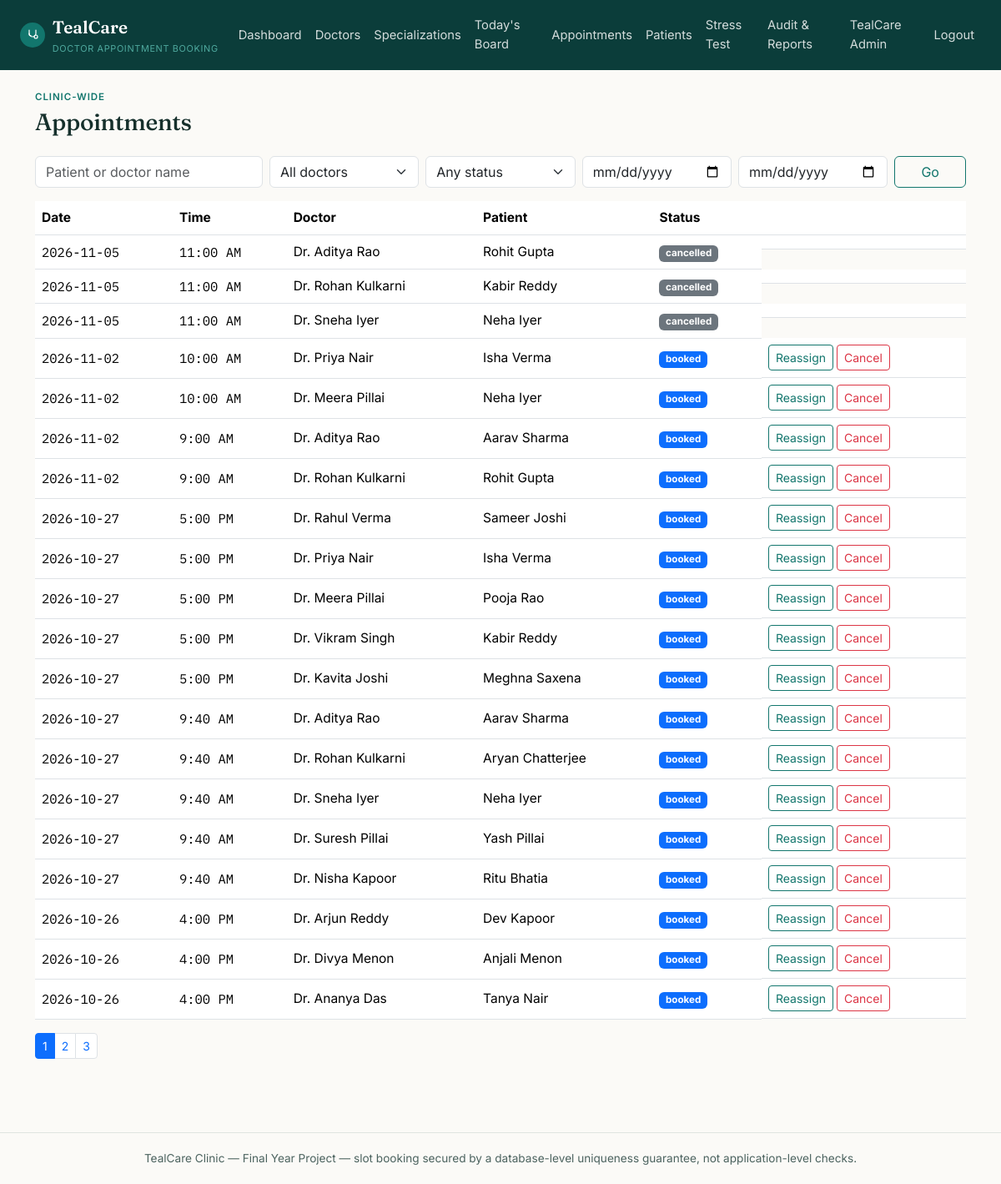
The app's page /admin/appointments (signed in) with its own data.
### tables this page shows
CREATE TABLE users (
    id INT AUTO_INCREMENT PRIMARY KEY,
    role ENUM('admin','doctor','patient') NOT NULL,
    name VARCHAR(150) NOT NULL,
    email VARCHAR(190) NOT NULL UNIQUE,
    password_hash VARCHAR(255) NOT NULL,
    phone VARCHAR(20) NULL,
     
    staff_code VARCHAR(20) NULL UNIQUE,
     
     
    status ENUM('active','suspended') NOT NULL DEFAULT 'active',
    reset_token VARCHAR(64) NULL,
    reset_token_expires_at DATETIME NULL,
    created_at TIMESTAMP NOT NULL DEFAULT CURRENT_TIMESTAMP
);

CREATE TABLE appointments (
    id INT AUTO_INCREMENT PRIMARY KEY,
    patient_id INT NOT NULL,
    doctor_id INT NOT NULL,
     
     
    reservation_id INT NULL,
    appointment_date DATE NOT NULL,
    start_time TIME NOT NULL,
    end_time TIME NOT NULL,
    status ENUM('booked','completed','cancelled','no_show') NOT NULL DEFAULT 'booked',
    notes TEXT NULL,
    cancelled_by VARCHAR(20) NULL,
     
     
    is_stress_test TINYINT(1) NOT NULL DEFAULT 0,
    created_at TIMESTAMP NOT NULL DEFAULT CURRENT_TIMESTAMP,
    updated_at TIMESTAMP NOT NULL DEFAULT CURRENT_TIMESTAMP ON UPDATE CURRENT_TIMESTAMP,
    FOREIGN KEY (patient_id) REFERENCES users(id),
    FOREIGN KEY (doctor_id) REFERENCES doctors(id),
    FOREIGN KEY (reservation_id) REFERENCES slot_reservations(id) ON DELETE SET NULL,
    INDEX idx_doctor_date (doctor_id, appointment_date),
    INDEX idx_patient (patient_id)
);

### app/views/admin/appointments/index.php (the view, shortened to what the rows shown need)
<p class="eyebrow mb-1">Clinic-wide</p>
<h1 class="h3 mb-4">Appointments</h1>
<form method="get" action="<?= Router::url('/admin/appointments') ?>" class="row g-2 mb-3">
    <div class="col-md-3"><input type="text" name="q" class="form-control" placeholder="Patient or doctor name" value="<?= htmlspecialchars($filters['search'], ENT_QUOTES) ?>"></div>
    <div class="col-md-2">
        <select name="doctor_id" class="form-select">
            <option value="0">All doctors</option>
        </select>
    </div>
    <div class="col-md-2">
        <select name="status" class="form-select">
            <option value="">Any status</option>
        </select>
    </div>
    <div class="col-md-2"><input type="date" name="date_from" class="form-control" value="<?= htmlspecialchars($filters['date_from'], ENT_QUOTES) ?>" title="From"></div>
    <div class="col-md-2"><input type="date" name="date_to" class="form-control" value="<?= htmlspecialchars($filters['date_to'], ENT_QUOTES) ?>" title="To"></div>
    <div class="col-md-1"><button class="btn btn-outline-tc w-100">Go</button></div>
</form>
<div class="table-responsive">
    <table class="table table-tc align-middle">
        <thead><tr><th>Date</th><th>Time</th><th>Doctor</th><th>Patient</th><th>Status</th><th></th></tr></thead>
        <tbody>
        <?php foreach ($appointments as $a):
            $badges = ['booked' => 'primary', 'completed' => 'success', 'cancelled' => 'secondary', 'no_show' => 'danger'];
            $cls = $badges[$a['status']] ?? 'secondary';
        ?>
            <tr>
                <td class="mono"><?= htmlspecialchars($a['appointment_date'], ENT_QUOTES) ?></td>
                <td class="mono"><?= date('g:i A', strtotime($a['start_time'])) ?></td>
                <td><?= htmlspecialchars($a['doctor_name'], ENT_QUOTES) ?></td>
                <td><?= htmlspecialchars($a['patient_name'], ENT_QUOTES) ?></td>
                <td><span class="badge text-bg-<?= $cls ?>"><?= htmlspecialchars(str_replace('_',' ',$a['status']), ENT_QUOTES) ?></span></td>
                <td class="d-flex gap-1">
                    <?php if ($a['status'] === 'booked'): ?>
                        <a href="<?= Router::url('/admin/appointments/' . $a['id'] . '/reassign') ?>" class="btn btn-sm btn-outline-tc">Reassign</a>
                        <form method="post" action="<?= Router::url('/admin/appointments/' . $a['id'] . '/cancel') ?>" onsubmit="return confirm('Cancel this appointment?');">
                            <?= Csrf::field() ?><button class="btn btn-sm btn-outline-danger">Cancel</button>
                        </form>
                    <?php endif; ?>
                </td>
            </tr>
        <?php endforeach; ?>
        </tbody>
    </table>
</div>
<?php
$totalPages = (int) ceil($total / $perPage);
if ($totalPages > 1):
?>
<nav><ul class="pagination pagination-sm">
    <?php for ($p = 1; $p <= min($totalPages, 20); $p++): ?>
        <li class="page-item <?= $p === $page ? 'active' : '' ?>"><a class="page-link" href="?q=<?= urlencode($filters['search']) ?>&doctor_id=<?= $filters['doctor_id'] ?>&status=<?= $filters['status'] ?>&date_from=<?= $filters['date_from'] ?>&date_to=<?= $filters['date_to'] ?>&page=<?= $p ?>"><?= $p ?></a></li>
    <?php endfor; ?>
</ul></nav>
<?php endif; ?>

### core/Router.php (shortened to what the rows shown need)
<?php
class Router
{
    private array $routes = ['GET' => [], 'POST' => []];
    private static string $basePath = '';
    public static function setBasePath(string $path): void
    {
        self::$basePath = rtrim($path, '/');
    }
    public static function url(string $path = ''): string
    {
        return self::$basePath . $path;
    }
    public function get(string $pattern, array $handler): void
    {
        $this->routes['GET'][$pattern] = $handler;
    }
    public function post(string $pattern, array $handler): void
    {
        $this->routes['POST'][$pattern] = $handler;
    }
    public function dispatch(string $method, string $uri): void
    {
        $path = parse_url($uri, PHP_URL_PATH) ?? '/';
        $path = rtrim($path, '/');
        foreach ($this->routes[$method] ?? [] as $pattern => $handler) {
            $params = $this->match($pattern, $path);
            if ($params !== null) {
                [$controllerClass, $action] = $handler;
                $controller = new $controllerClass();
                call_user_func_array([$controller, $action], $params);
                return;
            }
        }
    }
    private function match(string $pattern, string $path): ?array
    {
        $regex = preg_replace('#\{[a-zA-Z_]+\}#', '([^/]+)', $pattern);
        $regex = rtrim($regex, '/');
        if ($regex === '') {
            $regex = '/';
        }
        if (!preg_match('#^' . $regex . '$#', $path, $matches)) {
            return null;
        }
        array_shift($matches);
        return $matches;
    }
}

### app/views/partials/header.php (shortened to what the rows shown need)
<?php
$currentUser = Auth::user();
?>
<!doctype html>
<html lang="en">
<head>
    <link href="https://cdn.jsdelivr.net/npm/bootstrap@5.3.3/dist/css/bootstrap.min.css" rel="stylesheet">
    <link href="<?= Router::url('/assets/css/style.css') ?>" rel="stylesheet">
</head>
<body>
<nav class="navbar navbar-expand-lg navbar-tc">
    <div class="container-fluid px-3 px-lg-4">
        <a class="navbar-brand" href="<?= Router::url($currentUser ? \App\Controllers\AuthController::roleHome($currentUser['role']) : '/login') ?>">
            <span class="brand-mark">
            </span>
            <span>TealCare<small>Doctor Appointment Booking</small></span>
        </a>
        <div class="collapse navbar-collapse" id="navMain">
            <ul class="navbar-nav ms-auto align-items-lg-center">
                <?php if ($currentUser && $currentUser['role'] === 'admin'): ?>
                    <li class="nav-item"><a class="nav-link" href="<?= Router::url('/admin/dashboard') ?>">Dashboard</a></li>
                    <li class="nav-item"><a class="nav-link" href="<?= Router::url('/admin/doctors') ?>">Doctors</a></li>
                    <li class="nav-item"><a class="nav-link" href="<?= Router::url('/admin/specializations') ?>">Specializations</a></li>
                    <li class="nav-item"><a class="nav-link" href="<?= Router::url('/admin/board') ?>">Today's Board</a></li>
                    <li class="nav-item"><a class="nav-link" href="<?= Router::url('/admin/appointments') ?>">Appointments</a></li>
                    <li class="nav-item"><a class="nav-link" href="<?= Router::url('/admin/patients') ?>">Patients</a></li>
                    <li class="nav-item"><a class="nav-link" href="<?= Router::url('/admin/stress-test') ?>">Stress Test</a></li>
                    <li class="nav-item"><a class="nav-link" href="<?= Router::url('/admin/audit-log') ?>">Audit &amp; Reports</a></li>
                <?php endif; ?>
                <?php if ($currentUser): ?>
                    <li class="nav-item"><a class="nav-link" href="<?= Router::url('/account') ?>"><?= htmlspecialchars($currentUser['name'], ENT_QUOTES) ?></a></li>
                    <li class="nav-item">
                        <form method="post" action="<?= Router::url('/logout') ?>" class="d-inline">
                            <button type="submit" class="btn btn-link nav-link" style="border:0;">Logout</button>
                        </form>
                    </li>
                <?php else: ?>
                    <li class="nav-item"><a class="nav-link" href="<?= Router::url('/login') ?>">Login</a></li>
                    <li class="nav-item"><a class="nav-link" href="<?= Router::url('/register') ?>">Register</a></li>
                <?php endif; ?>
            </ul>
        </div>
    </div>
</nav>
<div class="container py-4">

### records on screen
users: name "TealCare Admin"
appointments: appointment_date "2026-11-05", start_time "11:00 AM", users.name "Dr. Aditya Rao", patient.name "Rohit Gupta", status "cancelled"
appointments: appointment_date "2026-11-05", start_time "11:00 AM", users.name "Dr. Rohan Kulkarni", patient.name "Kabir Reddy", status "cancelled"
appointments: appointment_date "2026-11-05", start_time "11:00 AM", users.name "Dr. Sneha Iyer", patient.name "Neha Iyer", status "cancelled"
appointments: appointment_date "2026-11-02", start_time "10:00 AM", users.name "Dr. Priya Nair", patient.name "Isha Verma", status "booked"
appointments: appointment_date "2026-11-02", start_time "10:00 AM", users.name "Dr. Meera Pillai", patient.name "Neha Iyer", status "booked"
appointments: appointment_date "2026-11-02", start_time "9:00 AM", users.name "Dr. Aditya Rao", patient.name "Aarav Sharma", status "booked"
appointments: appointment_date "2026-11-02", start_time "9:00 AM", users.name "Dr. Rohan Kulkarni", patient.name "Rohit Gupta", status "booked"
appointments: appointment_date "2026-10-27", start_time "5:00 PM", users.name "Dr. Rahul Verma", patient.name "Sameer Joshi", status "booked"
appointments: appointment_date "2026-10-27", start_time "5:00 PM", users.name "Dr. Priya Nair", patient.name "Isha Verma", status "booked"
appointments: appointment_date "2026-10-27", start_time "5:00 PM", users.name "Dr. Meera Pillai", patient.name "Pooja Rao", status "booked"
appointments: appointment_date "2026-10-27", start_time "5:00 PM", users.name "Dr. Vikram Singh", patient.name "Kabir Reddy", status "booked"
appointments: appointment_date "2026-10-27", start_time "5:00 PM", users.name "Dr. Kavita Joshi", patient.name "Meghna Saxena", status "booked"
appointments: appointment_date "2026-10-27", start_time "9:40 AM", users.name "Dr. Aditya Rao", patient.name "Aarav Sharma", status "booked"
appointments: appointment_date "2026-10-27", start_time "9:40 AM", users.name "Dr. Rohan Kulkarni", patient.name "Aryan Chatterjee", status "booked"
appointments: appointment_date "2026-10-27", start_time "9:40 AM", users.name "Dr. Sneha Iyer", patient.name "Neha Iyer", status "booked"
appointments: appointment_date "2026-10-27", start_time "9:40 AM", users.name "Dr. Suresh Pillai", patient.name "Yash Pillai", status "booked"
appointments: appointment_date "2026-10-27", start_time "9:40 AM", users.name "Dr. Nisha Kapoor", patient.name "Ritu Bhatia", status "booked"
appointments: appointment_date "2026-10-26", start_time "4:00 PM", users.name "Dr. Arjun Reddy", patient.name "Dev Kapoor", status "booked"
appointments: appointment_date "2026-10-26", start_time "4:00 PM", users.name "Dr. Divya Menon", patient.name "Anjali Menon", status "booked"
appointments: appointment_date "2026-10-26", start_time "4:00 PM", users.name "Dr. Ananya Das", patient.name "Tanya Nair", status "booked"
